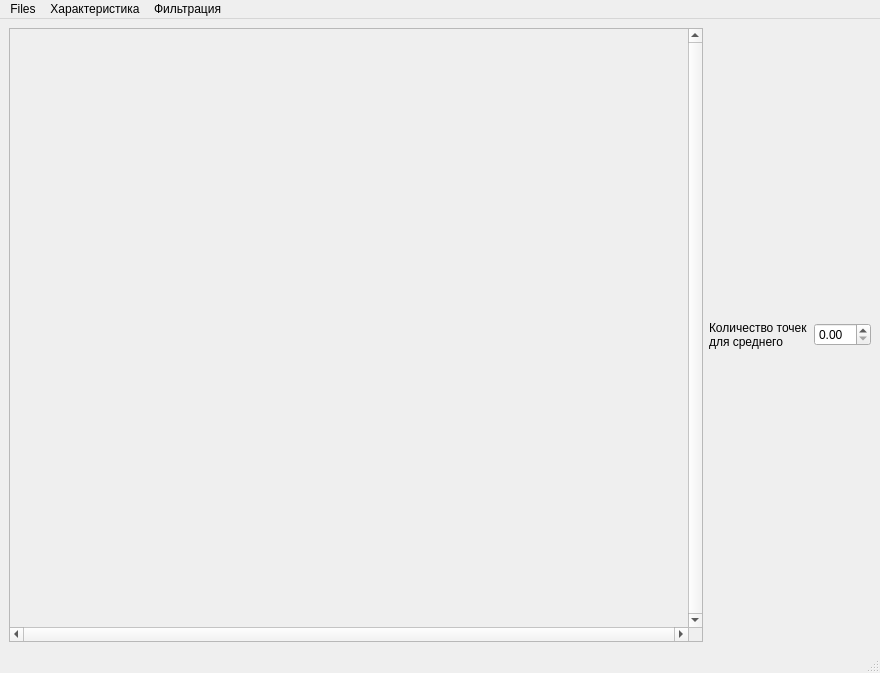
<?xml version="1.0" encoding="UTF-8"?>
<ui version="4.0">
 <class>MainWindow</class>
 <widget class="QMainWindow" name="MainWindow">
  <property name="geometry">
   <rect>
    <x>0</x>
    <y>0</y>
    <width>880</width>
    <height>673</height>
   </rect>
  </property>
  <property name="windowTitle">
   <string>MainWindow</string>
  </property>
  <widget class="QWidget" name="centralwidget">
   <layout class="QHBoxLayout" name="horizontalLayout">
    <item>
     <widget class="QScrollArea" name="scrollArea">
      <property name="verticalScrollBarPolicy">
       <enum>Qt::ScrollBarAlwaysOn</enum>
      </property>
      <property name="horizontalScrollBarPolicy">
       <enum>Qt::ScrollBarAlwaysOn</enum>
      </property>
      <property name="sizeAdjustPolicy">
       <enum>QAbstractScrollArea::AdjustToContents</enum>
      </property>
      <property name="widgetResizable">
       <bool>true</bool>
      </property>
      <property name="alignment">
       <set>Qt::AlignLeading|Qt::AlignLeft|Qt::AlignTop</set>
      </property>
      <widget class="QWidget" name="scrollAreaWidgetContents">
       <property name="geometry">
        <rect>
         <x>0</x>
         <y>0</y>
         <width>795</width>
         <height>595</height>
        </rect>
       </property>
       <layout class="QHBoxLayout" name="horizontalLayout_2">
        <item>
         <widget class="QLabel" name="label_2">
          <property name="text">
           <string/>
          </property>
          <property name="pixmap">
           <pixmap>Без имени.png</pixmap>
          </property>
          <property name="scaledContents">
           <bool>false</bool>
          </property>
          <property name="alignment">
           <set>Qt::AlignLeading|Qt::AlignLeft|Qt::AlignTop</set>
          </property>
          <property name="wordWrap">
           <bool>false</bool>
          </property>
         </widget>
        </item>
       </layout>
      </widget>
     </widget>
    </item>
    <item>
     <widget class="QLabel" name="label">
      <property name="text">
       <string>Количество точек
для среднего</string>
      </property>
     </widget>
    </item>
    <item>
     <widget class="QDoubleSpinBox" name="doubleSpinBox"/>
    </item>
   </layout>
  </widget>
  <widget class="QStatusBar" name="statusbar"/>
  <widget class="QMenuBar" name="menubar">
   <property name="geometry">
    <rect>
     <x>0</x>
     <y>0</y>
     <width>880</width>
     <height>21</height>
    </rect>
   </property>
   <widget class="QMenu" name="menuFiles">
    <property name="title">
     <string>Files</string>
    </property>
    <addaction name="knopka"/>
    <addaction name="actionClose"/>
   </widget>
   <widget class="QMenu" name="menu">
    <property name="title">
     <string>Характеристика</string>
    </property>
   </widget>
   <widget class="QMenu" name="menu_2">
    <property name="title">
     <string>Фильтрация</string>
    </property>
    <addaction name="action_X"/>
    <addaction name="action_Y"/>
   </widget>
   <addaction name="menuFiles"/>
   <addaction name="menu"/>
   <addaction name="menu_2"/>
  </widget>
  <action name="knopka">
   <property name="text">
    <string>Open</string>
   </property>
  </action>
  <action name="actionClose">
   <property name="text">
    <string>Close</string>
   </property>
  </action>
  <action name="action_X">
   <property name="text">
    <string>Выбор диапозона по оси X</string>
   </property>
  </action>
  <action name="action_Y">
   <property name="text">
    <string>Выбор диапозона по оси Y</string>
   </property>
  </action>
 </widget>
 <resources/>
 <connections/>
</ui>
